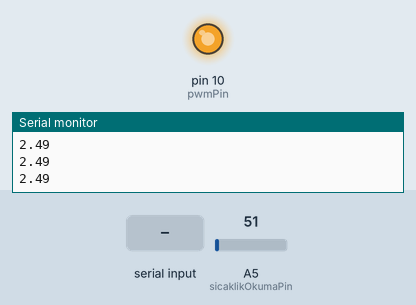
The sketch below on a simulated Arduino Uno, built with avr-gcc and run on an emulated ATmega328P. Shown: output pins drawn as LEDs (lit = HIGH), the last lines printed to the serial monitor. Inputs (shaded band) come from the test bench; at power-on: A5 (sicaklikOkumaPin) = 51.

Above: at 1.2 s.
1.3 s: A5 (sicaklikOkumaPin) set to 71
At 1.8 s:
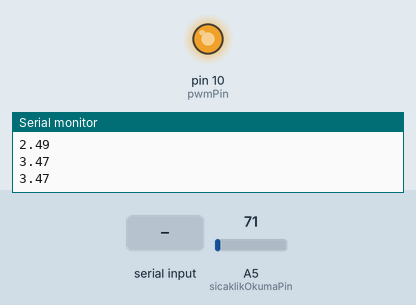
2.8 s: "90,45\n" received over Serial
At 5.1 s:
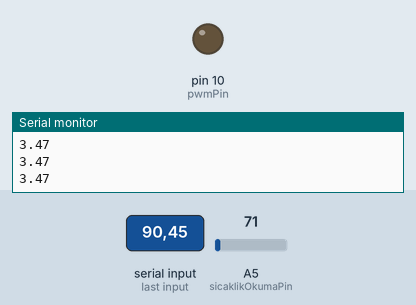
Timing chart, 0 to 6.6 s (numbered marks = the images above; inputs shaded):
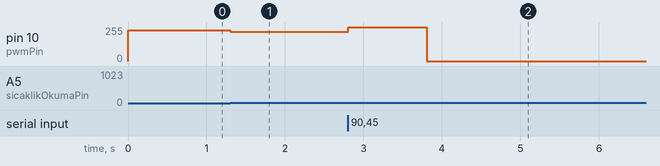

The sketch:

control_code.ino
```cpp
#define sicaklikOkumaPin A5
#define pwmPin 10
float okunanVoltaj;
float sicaklikDeger, sicaklikGerilim;
float kp = 10,  kd = 1.5, ki=3, zamanDegisimi = 0.01;
int ref = 25, pwm, pidValue;
double sampleTime, sample;
void setup() {
  Serial.begin(9600);
  pinMode(10, OUTPUT);
  pinMode(A5, INPUT);
}
void loop() {
  if (Serial.available()) {
    ref = Serial.parseInt();
  }
  okunanVoltaj = analogRead(sicaklikOkumaPin);
  sicaklikDeger = okunanVoltaj / 20.48;
  sampleTime = millis() - sample;
  if (sampleTime > 250) {
    sample = millis();
    sampleTime = 0;
    Serial.println(sicaklikDeger);
  }
  pidValue = pid(ref, sicaklikDeger);
  if (ref > 0) {
    analogWrite(pwmPin, pidValue);
  }
  else {
    analogWrite(pwmPin, 0);
  }
}

int pid(int ref, int out) {
  int hata;
  static int sonHata;
  static int toplamHata;
  hata = ref - out;
  if (hata > 0) {
    pwm=hata*kp+((hata-sonHata)/zamanDegisimi)*kd+toplamHata*zamanDegisimi*ki;
    sonHata = hata;
    if (pwm > 255) {
      pwm = 255;
    }
    return pwm;
  }
  if (hata <= 0) {
    pwm = 0;
    return pwm;
  }
}
```

Measured:
- after the input at 1.3 s, pin 10 (pwmPin): 230/255 → 220/255 at once
- after the input at 2.8 s, pin 10 (pwmPin): 220/255 → 255/255 at once, → 0/255 1.0 s later
